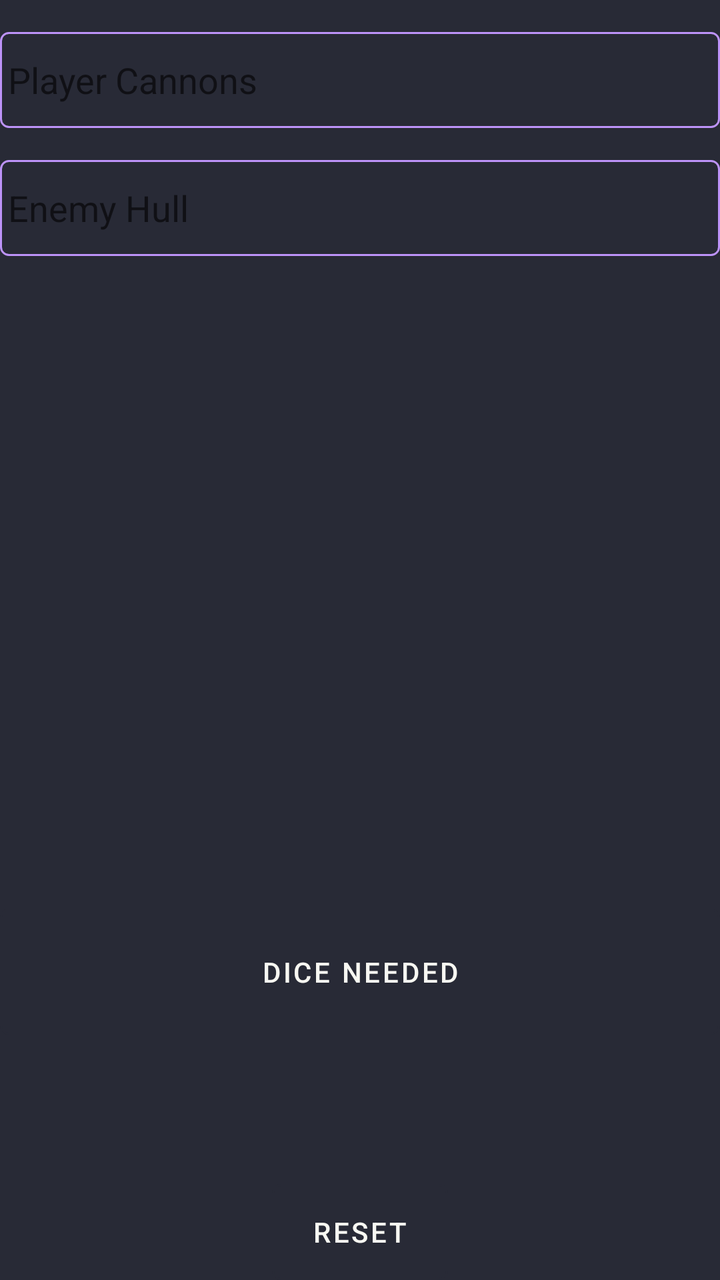
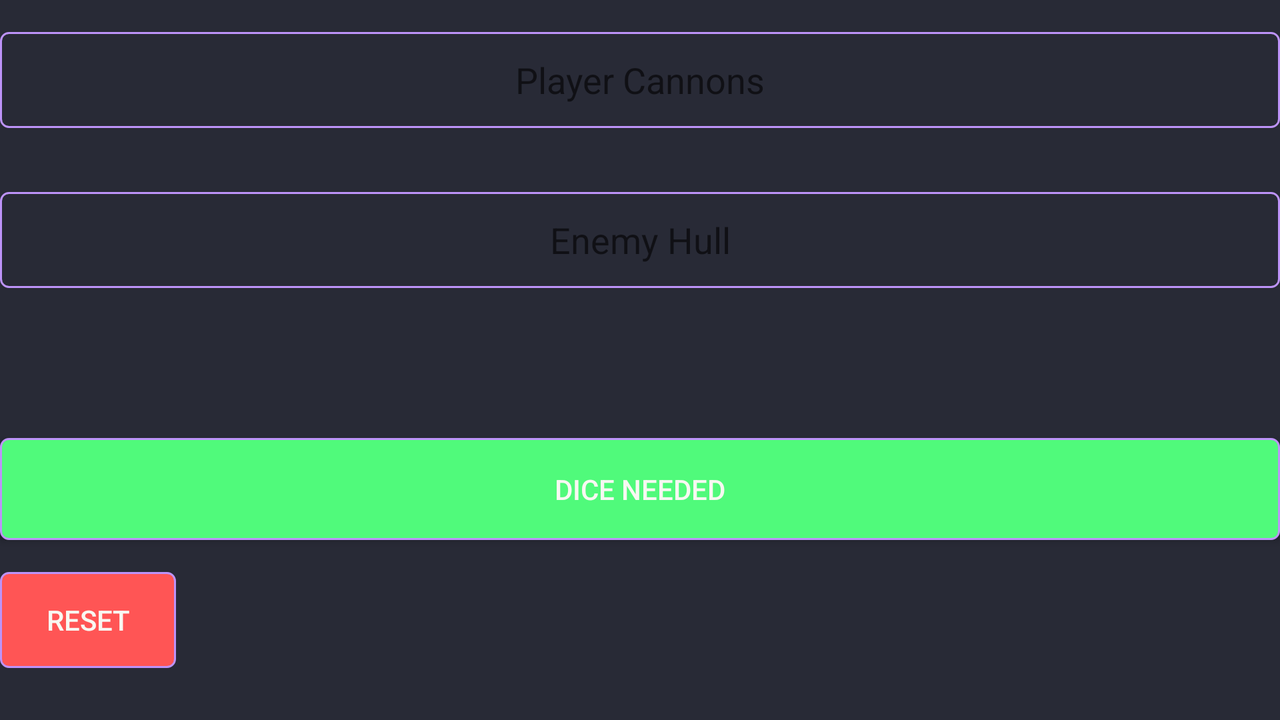

Compare how this app lays out the same screen by default and in its alternative resource folder. The renders come first, then the two layout files and the values they reference.
<!-- AndroidManifest.xml: application theme Theme.Privateer -->
<!-- res/layout/fragment_simple.xml -->
<androidx.constraintlayout.widget.ConstraintLayout
  xmlns:android="http://schemas.android.com/apk/res/android"
  xmlns:app="http://schemas.android.com/apk/res-auto"
  xmlns:tools="http://schemas.android.com/tools"
  android:layout_width="match_parent"
  android:layout_height="match_parent"
  android:background="@color/dracula_background">

  <EditText
    android:id="@+id/playerCannons"
    android:layout_height="wrap_content"
    android:layout_width="match_parent"
    android:inputType="number"
    android:hint="Player Cannons"
    android:minHeight="48dp"
    android:background="@drawable/edittext_background"
    android:textColor="@color/dracula_foreground"
    android:layout_marginTop="16dp"
    android:layout_marginBottom="16dp"
    android:padding="4dp"
    app:layout_constraintTop_toTopOf="parent"
    app:layout_constraintStart_toStartOf="parent"
    app:layout_constraintEnd_toEndOf="parent" />

  <EditText
    android:id="@+id/enemyHull"
    android:layout_width="match_parent"
    android:layout_height="wrap_content"
    android:hint="Enemy Hull"
    android:inputType="number"
    android:minHeight="48dp"
    android:layout_marginTop="16dp"
    android:layout_marginBottom="16dp"
    android:padding="4dp"
    android:background="@drawable/edittext_background"
    android:textColor="@color/dracula_foreground"
    app:layout_constraintTop_toBottomOf="@id/playerCannons"
    app:layout_constraintEnd_toEndOf="parent"
    app:layout_constraintHorizontal_bias="0.0"
    app:layout_constraintStart_toStartOf="parent" />

  <TextView
    android:id="@+id/resultTextView"
    android:layout_width="match_parent"
    android:layout_height="wrap_content"
    android:text=""
    android:padding="10dp"
    android:textAlignment="center"
    android:textColor="@color/dracula_foreground"
    app:layout_constraintTop_toBottomOf="@id/enemyHull"
    app:layout_constraintBottom_toTopOf="@id/reset"
    android:layout_marginTop="2dp"
    android:layout_marginBottom="2dp"/>

  <Button
    android:id="@+id/fight"
    android:layout_width="match_parent"
    android:layout_height="wrap_content"
    android:text="Dice Needed"
    android:padding="16dp"
    android:background="@drawable/button_confirm_background"
    android:textColor="@color/dracula_foreground"
    app:layout_constraintTop_toBottomOf="@id/resultTextView"
    app:layout_constraintBottom_toTopOf="@id/reset"
    android:layout_marginTop="16dp"
    android:layout_marginBottom="16dp" />

  <Button
    android:id="@+id/reset"
    android:layout_width="wrap_content"
    android:layout_height="wrap_content"
    android:text="Reset"
    android:textColor="@color/dracula_foreground"
    android:background="@drawable/button_cancel_background"
    app:layout_constraintBottom_toBottomOf="parent"
    app:layout_constraintStart_toStartOf="parent"
    app:layout_constraintEnd_toEndOf="parent" />

</androidx.constraintlayout.widget.ConstraintLayout>
<!-- resources referenced by this layout -->
<resources>
  <color name="dracula_background">#282A36</color>
  <color name="dracula_foreground">#F8F8F2</color>
  <!-- drawable button_cancel_background (drawable) -->
  <selector xmlns:android="http://schemas.android.com/apk/res/android">
    <item>
      <shape android:shape="rectangle">
        <solid android:color="@color/dracula_red" />
        <stroke android:width="1dp" android:color="@color/dracula_purple" />
        <corners android:radius="4dp" />
      </shape>
    </item>
  </selector>
  <!-- drawable button_confirm_background (drawable) -->
  <selector xmlns:android="http://schemas.android.com/apk/res/android">
    <item>
      <shape android:shape="rectangle">
        <solid android:color="@color/dracula_green" />
        <stroke android:width="1dp" android:color="@color/dracula_purple" />
        <corners android:radius="4dp" />
      </shape>
    </item>
  </selector>
  <!-- drawable edittext_background (drawable) -->
  <selector xmlns:android="http://schemas.android.com/apk/res/android">
    <item>
      <shape android:shape="rectangle">
        <solid android:color="@color/dracula_background" />
        <stroke android:width="1dp" android:color="@color/dracula_purple" />
        <corners android:radius="4dp" />
      </shape>
    </item>
  </selector>
  <style name="Theme.Privateer" parent="Theme.MaterialComponents.DayNight.DarkActionBar">
      
      <item name="colorPrimary">@color/dracula_background</item>
      <item name="colorPrimaryVariant">@color/dracula_current_line</item>
      <item name="colorOnPrimary">@color/dracula_comment</item>
      
      <item name="colorSecondary">@color/dracula_purple</item>
      <item name="colorSecondaryVariant">@color/dracula_pink</item>
      <item name="colorOnSecondary">@color/dracula_comment</item>
      
      <item name="android:statusBarColor">?attr/colorPrimaryVariant</item>
      
    </style>
  <color name="dracula_red">#FF5555</color>
  <color name="dracula_purple">#BD93F9</color>
  <color name="dracula_green">#50FA7B</color>
  <color name="dracula_current_line">#44475A</color>
  <color name="dracula_comment">#6272A4</color>
  <color name="dracula_pink">#FF79C6</color>
</resources>
<!-- res/layout-w600dp/fragment_simple.xml (the author's variant of the layout above) -->
<!-- drawn on the phone turned sideways -->
<LinearLayout
  xmlns:android="http://schemas.android.com/apk/res/android"
  android:layout_width="match_parent"
  android:layout_height="match_parent"
  xmlns:app="http://schemas.android.com/apk/res-auto"
  android:orientation="vertical"
  android:background="@color/dracula_background">

  <EditText
    android:id="@+id/playerCannons"
    android:layout_height="wrap_content"
    android:layout_width="match_parent"
    android:inputType="number"
    android:hint="Player Cannons"
    android:minHeight="48dp"
    android:textAlignment="center"
    android:background="@drawable/edittext_background"
    android:textColor="@color/dracula_foreground"
    android:layout_marginTop="16dp"
    android:layout_marginBottom="16dp"
    android:padding="4dp"
    app:layout_constraintTop_toTopOf="parent"
    app:layout_constraintStart_toStartOf="parent"
    app:layout_constraintEnd_toEndOf="parent" />

  <EditText
    android:id="@+id/enemyHull"
    android:layout_width="match_parent"
    android:layout_height="wrap_content"
    android:hint="Enemy Hull"
    android:textAlignment="center"
    android:inputType="number"
    android:minHeight="48dp"
    android:layout_marginTop="16dp"
    android:layout_marginBottom="16dp"
    android:padding="4dp"
    android:background="@drawable/edittext_background"
    android:textColor="@color/dracula_foreground"
    app:layout_constraintTop_toBottomOf="@id/playerCannons"
    app:layout_constraintEnd_toEndOf="parent"
    app:layout_constraintHorizontal_bias="0.0"
    app:layout_constraintStart_toStartOf="parent" />

  <TextView
    android:id="@+id/resultTextView"
    android:layout_width="match_parent"
    android:layout_height="wrap_content"
    android:text=""
    android:padding="10dp"
    android:textAlignment="center"
    android:textColor="@color/dracula_foreground"
    app:layout_constraintTop_toBottomOf="@id/enemyHull"
    app:layout_constraintBottom_toTopOf="@id/reset"
    android:layout_marginTop="2dp"
    android:layout_marginBottom="2dp"/>

  <Button
    android:id="@+id/fight"
    android:layout_width="match_parent"
    android:layout_height="wrap_content"
    android:text="Dice Needed"
    android:padding="16dp"
    android:background="@drawable/button_confirm_background"
    android:textColor="@color/dracula_foreground"
    app:layout_constraintTop_toBottomOf="@id/resultTextView"
    app:layout_constraintBottom_toTopOf="@id/reset"
    android:layout_marginTop="16dp"
    android:layout_marginBottom="16dp" />

  <Button
    android:id="@+id/reset"
    android:layout_width="wrap_content"
    android:layout_height="wrap_content"
    android:text="Reset"
    android:textColor="@color/dracula_foreground"
    android:background="@drawable/button_cancel_background"
    app:layout_constraintBottom_toBottomOf="parent"
    app:layout_constraintStart_toStartOf="parent"
    app:layout_constraintEnd_toEndOf="parent" />

</LinearLayout>
